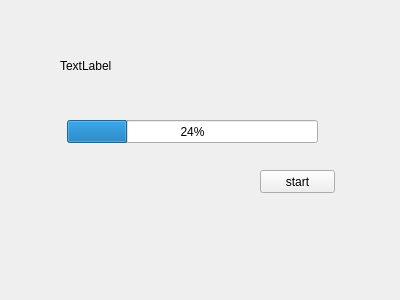
<?xml version="1.0" encoding="UTF-8"?>
<ui version="4.0">
 <class>Widget</class>
 <widget class="QWidget" name="Widget">
  <property name="geometry">
   <rect>
    <x>0</x>
    <y>0</y>
    <width>400</width>
    <height>300</height>
   </rect>
  </property>
  <property name="windowTitle">
   <string>Form</string>
  </property>
  <widget class="QProgressBar" name="serverProgressBar">
   <property name="geometry">
    <rect>
     <x>67</x>
     <y>120</y>
     <width>251</width>
     <height>23</height>
    </rect>
   </property>
   <property name="value">
    <number>24</number>
   </property>
  </widget>
  <widget class="QPushButton" name="startButton">
   <property name="geometry">
    <rect>
     <x>260</x>
     <y>170</y>
     <width>75</width>
     <height>23</height>
    </rect>
   </property>
   <property name="text">
    <string>start</string>
   </property>
  </widget>
  <widget class="QLabel" name="serverStatusLabel">
   <property name="geometry">
    <rect>
     <x>60</x>
     <y>60</y>
     <width>54</width>
     <height>12</height>
    </rect>
   </property>
   <property name="text">
    <string>TextLabel</string>
   </property>
  </widget>
 </widget>
 <resources/>
 <connections/>
</ui>
